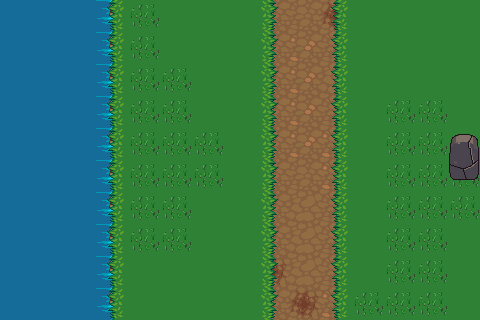

This is a level from a 2D game, rendered from its Tiled map with the project's own tilesets. A one-line summary and the complete map file follow:
An orthogonal 15x10 tile map with 32x32 px tiles, 5 tile layers (walk, paint1, paint2, objects, ...).

<map version="1.2" tiledversion="1.2.1" orientation="orthogonal" renderorder="right-down" width="15" height="10" tilewidth="32" tileheight="32" infinite="0" nextlayerid="11" nextobjectid="1">
 <tileset firstgid="1" source="terrain.tsx" />
 <layer id="6" name="walk" width="15" height="10">
  <data encoding="csv">
0,0,0,0,1,1,1,1,1,1,1,1,1,1,1,
0,0,0,0,1,1,1,1,1,1,1,1,1,1,1,
0,0,0,0,1,1,1,1,1,1,1,1,1,1,1,
0,0,0,0,1,1,1,1,1,1,1,1,1,1,1,
0,0,0,0,1,1,1,1,1,1,1,1,1,1,0,
0,0,0,0,1,1,1,1,1,1,1,1,1,1,0,
0,0,0,0,1,1,1,1,1,1,1,1,1,1,1,
0,0,0,0,1,1,1,1,1,1,1,1,1,1,1,
0,0,0,0,1,1,1,1,1,1,1,1,1,1,1,
0,0,0,0,1,1,1,1,1,1,1,1,1,1,1
</data>
 </layer>
 <layer id="7" name="paint1" width="15" height="10">
  <data encoding="csv">
392,392,392,392,119,119,119,119,116,116,179,119,119,119,119,
392,392,392,392,119,119,119,119,116,180,116,119,119,119,119,
392,392,392,392,119,119,119,119,116,180,181,119,119,119,119,
392,392,392,392,119,119,119,119,116,180,116,119,119,119,119,
392,392,392,392,119,119,119,119,116,180,180,119,119,119,119,
392,392,392,392,119,119,119,119,116,116,180,119,119,119,119,
392,392,392,392,119,119,119,119,116,181,116,119,119,119,119,
392,392,392,392,119,119,119,119,116,181,116,119,119,119,119,
392,392,392,392,119,119,119,119,179,181,116,119,119,119,119,
392,392,392,392,119,119,119,119,116,179,180,119,119,119,119
</data>
 </layer>
 <layer id="8" name="paint2" width="15" height="10">
  <data encoding="csv">
0,0,0,393,993,0,0,0,312,0,310,0,0,0,0,
0,0,0,393,993,0,0,0,312,0,310,0,0,0,0,
0,0,0,393,993,993,0,0,312,0,310,0,0,0,0,
0,0,0,393,993,993,0,0,312,0,310,0,993,993,0,
0,0,0,393,993,993,993,0,312,0,310,0,993,993,0,
0,0,0,393,993,993,993,0,312,0,310,0,993,993,993,
0,0,0,393,993,993,0,0,312,0,310,0,993,993,993,
0,0,0,393,993,993,0,0,312,0,310,0,993,993,0,
0,0,0,393,0,0,0,0,312,0,310,0,993,993,0,
0,0,0,393,0,0,0,0,312,0,310,993,993,993,0
</data>
 </layer>
 <layer id="9" name="objects" width="15" height="10">
  <data encoding="csv">
0,0,0,0,0,0,0,0,0,0,0,0,0,0,0,
0,0,0,0,0,0,0,0,0,0,0,0,0,0,0,
0,0,0,0,0,0,0,0,0,0,0,0,0,0,0,
0,0,0,0,0,0,0,0,0,0,0,0,0,0,0,
0,0,0,0,0,0,0,0,0,0,0,0,0,0,687,
0,0,0,0,0,0,0,0,0,0,0,0,0,0,719,
0,0,0,0,0,0,0,0,0,0,0,0,0,0,0,
0,0,0,0,0,0,0,0,0,0,0,0,0,0,0,
0,0,0,0,0,0,0,0,0,0,0,0,0,0,0,
0,0,0,0,0,0,0,0,0,0,0,0,0,0,0
</data>
 </layer>
 <layer id="10" name="actions" width="15" height="10">
  <data encoding="csv">
0,0,0,0,0,0,0,0,0,0,0,0,0,0,0,
0,0,0,0,0,0,0,0,0,0,0,0,0,0,0,
0,0,0,0,0,0,0,0,0,0,0,0,0,0,0,
0,0,0,0,0,0,0,0,0,0,0,0,0,0,0,
0,0,0,0,0,0,0,0,0,0,0,0,0,0,0,
0,0,0,0,0,0,0,0,0,0,0,0,0,0,0,
0,0,0,0,0,0,0,0,0,0,0,0,0,0,0,
0,0,0,0,0,0,0,0,0,0,0,0,0,0,0,
0,0,0,0,0,0,0,0,0,0,0,0,0,0,0,
0,0,0,0,0,0,0,0,0,0,0,0,0,0,0
</data>
 </layer>
</map>